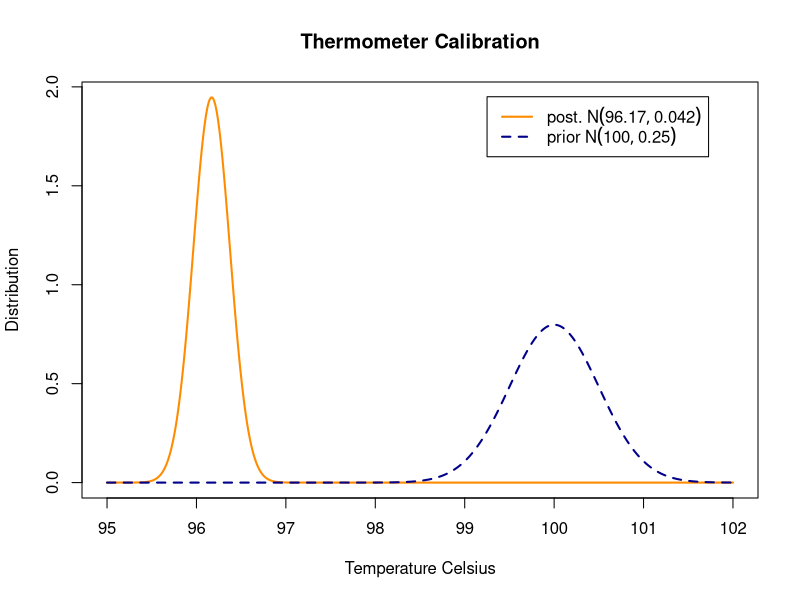
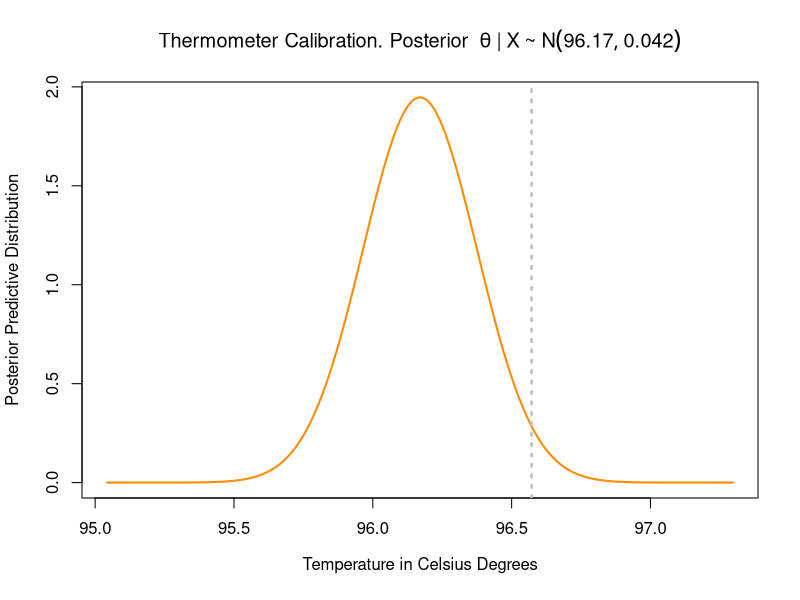
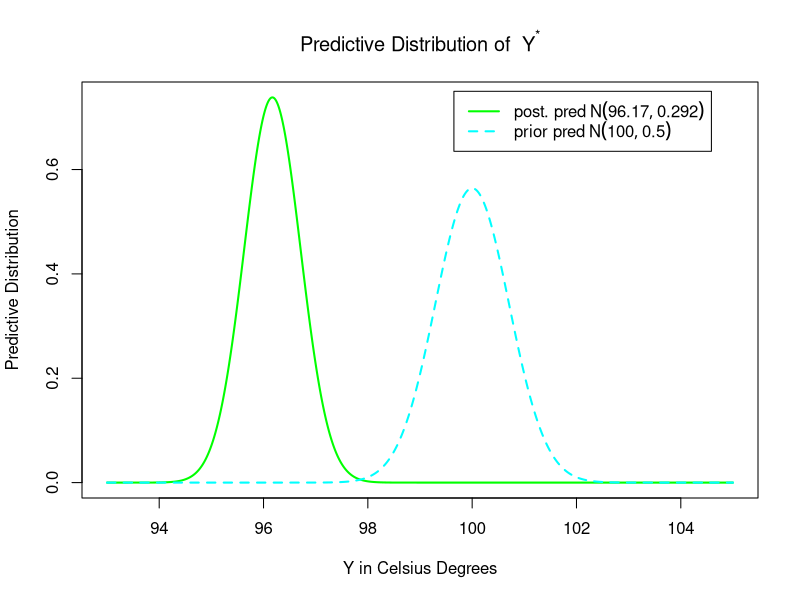

The R script that drew these images, in order:
## ---- chunk 1
m.0 = 100
sigma.sq = 0.25
s.sq = 0.25

x = c(94.6, 95.4, 96.2, 94.9, 95.9)
x.bar = mean(x)
x.bar

n = length(x)
n

post.mean.mu = ( (n * x.bar / sigma.sq) + (m.0 / s.sq) ) / ( (n / sigma.sq) + (1 / s.sq) )
post.mean.mu = round(post.mean.mu, 2)
post.mean.mu

post.variance.mu = (1) / ((n / sigma.sq) + (1 / s.sq))
post.variance.mu = round(post.variance.mu, 3)
post.variance.mu

## ---- chunk 2
post.sd.mu = sqrt(post.variance.mu)
prior.sd.mu = sqrt(s.sq)
lwb = 95 #post.mean.mu - 3.5 * post.sd.mu
upb = 102 #post.mean.mu + 3.5 * post.sd.mu
x = seq(lwb, upb, 0.0001)
legend_labels = c(expression(post. ~ N(96.17, 0.042)),
                  expression(prior ~ N(100, 0.25)))


plot(x, dnorm(x, mean=post.mean.mu, sd=post.sd.mu), type='l', lty=1, lwd=2, col='darkorange',
     xlab = "Temperature Celsius",  ylab = "Distribution",
     main = "Thermometer Calibration")
lines(x, dnorm(x, mean=m.0, sd=prior.sd.mu), lty=2, lwd=2, col="darkblue")
legend(99.25, 1.95, legend = legend_labels, col=c("darkorange", "darkblue"), lty=c(1, 2), lwd=2)

## ---- chunk 3
qnorm(0.975, post.mean.mu, sqrt(post.variance.mu))
## ---- chunk 4
post.sd.mu = sqrt(post.variance.mu)
lwb = post.mean.mu - 5.5 * post.sd.mu
upb = post.mean.mu + 5.5 * post.sd.mu
x = seq(lwb, upb, 0.0001)

plot(x, dnorm(x, mean=post.mean.mu, sd=post.sd.mu), type='l', lty=1, lwd=2, col='darkorange',
     xlab = expression("Temperature in Celsius Degrees"),  ylab = "Posterior Predictive Distribution",
     main = expression("Thermometer Calibration. Posterior "~ theta ~"|"~ X ~ "~" ~ N(96.17, 0.042)))
abline(v=qnorm(.975, 96.17, sqrt(post.variance.mu)), col="grey", lty=3, lwd=2.5)
## ---- chunk 5
pnorm(100, post.mean.mu, post.sd.mu)

## ---- chunk 6

var.post.pred = post.variance.mu + sigma.sq
var.prio.pred = s.sq + sigma.sq
lwb = 93 #post.mean.mu - 5.5 * sqrt(var.post.pred)
upb = 105 #post.mean.mu + 5.5 * sqrt(var.post.pred)
x = seq(lwb, upb, 0.0001)

legend_labels = c(expression("post. pred" ~ N(96.17, 0.292)),
                  expression("prior pred" ~ N(100, 0.5)))


plot(x, dnorm(x, mean=post.mean.mu, sd=sqrt(var.post.pred)), type='l', lty=1, lwd=2, col='green',
     xlab = "Y in Celsius Degrees",  ylab = "Predictive Distribution",
     main = expression("Predictive Distribution of " ~ Y^"*" ))
lines(x, dnorm(x, m.0, sqrt(var.prio.pred)), lty=2, lwd=2, col="cyan")
legend(99.65, 0.75, legend = legend_labels, col=c("green", "cyan"), lty=c(1, 2), lwd=2)


## ---- chunk 7
a = 3
b = 200
sigma.prior.draws <- 1 / rgamma(n=1000, shape=a, rate=b)
mean(sigma.prior.draws)

## ---- chunk 8
a.prime = 16.5
b.prime = 6022.9
sig2.B <- 1/ rgamma(n=1000, shape=a.prime, rate=b.prime)
mean(sig2.B)

## ---- chunk 9
w = 0.1
n.B = 27
m.prime = 609.3
mu.B <- rnorm(1000, mean=m.prime, sd=sqrt(sig2.B/(w + n.B)))
mean(mu.B)
## ---- chunk 10
quantile(x=mu.B, probs=c(0.025, 0.975))
## ---- chunk 11
n.A = 30
y.bar.A = 622.8
s2.A = 403.1
m = 500
a.prime = a + n.A/2
b.prime = b + ((n.A - 1) / 2) * s2.A + ((w * n.A)/(2 * (w + n))) * (y.bar.A - m)^2
sig2.A <- 1/ rgamma(n=1000, shape=a.prime, rate=b.prime)
mean(sig2.A)

## ---- chunk 12
m.prime.A = (n.A * y.bar.A + w * m) / (w + n.A)
mu.A <- rnorm(1000, mean=m.prime.A, sd=sqrt(sig2.A/(w + n.A)))
mean(mu.A)
## ---- chunk 13
mean(mu.A > mu.B)
